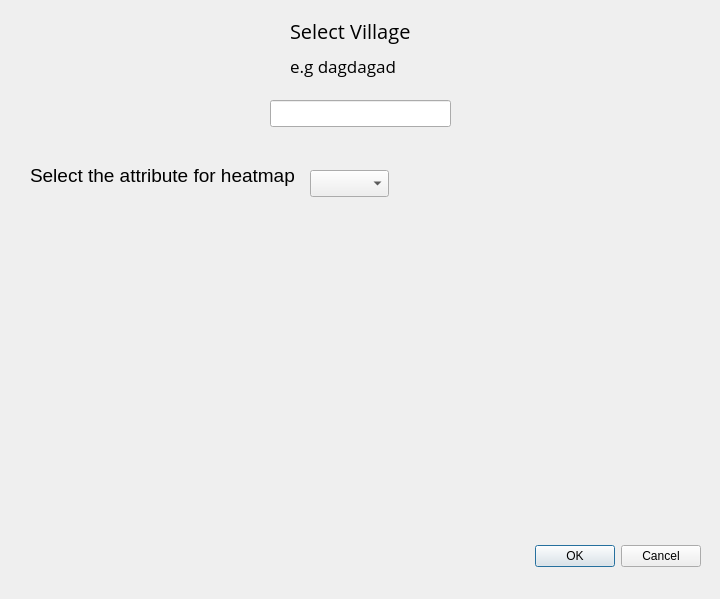
<?xml version="1.0" encoding="UTF-8"?>
<ui version="4.0">
 <class>heatmapDialogBase</class>
 <widget class="QDialog" name="heatmapDialogBase">
  <property name="geometry">
   <rect>
    <x>0</x>
    <y>0</y>
    <width>720</width>
    <height>599</height>
   </rect>
  </property>
  <property name="windowTitle">
   <string>heatmap</string>
  </property>
  <widget class="QDialogButtonBox" name="ok_button">
   <property name="geometry">
    <rect>
     <x>360</x>
     <y>540</y>
     <width>341</width>
     <height>32</height>
    </rect>
   </property>
   <property name="orientation">
    <enum>Qt::Horizontal</enum>
   </property>
   <property name="standardButtons">
    <set>QDialogButtonBox::Cancel|QDialogButtonBox::Ok</set>
   </property>
  </widget>
  <widget class="QLineEdit" name="village_in">
   <property name="geometry">
    <rect>
     <x>270</x>
     <y>100</y>
     <width>181</width>
     <height>27</height>
    </rect>
   </property>
  </widget>
  <widget class="QLabel" name="label_3">
   <property name="geometry">
    <rect>
     <x>290</x>
     <y>50</y>
     <width>141</width>
     <height>31</height>
    </rect>
   </property>
   <property name="font">
    <font>
     <family>Open Sans</family>
     <pointsize>13</pointsize>
    </font>
   </property>
   <property name="text">
    <string>e.g dagdagad</string>
   </property>
  </widget>
  <widget class="QLabel" name="label_village">
   <property name="geometry">
    <rect>
     <x>290</x>
     <y>10</y>
     <width>131</width>
     <height>41</height>
    </rect>
   </property>
   <property name="font">
    <font>
     <family>Open Sans</family>
     <pointsize>15</pointsize>
    </font>
   </property>
   <property name="mouseTracking">
    <bool>false</bool>
   </property>
   <property name="text">
    <string>Select Village</string>
   </property>
  </widget>
  <widget class="QLabel" name="label_attribute">
   <property name="geometry">
    <rect>
     <x>30</x>
     <y>160</y>
     <width>331</width>
     <height>31</height>
    </rect>
   </property>
   <property name="font">
    <font>
     <pointsize>14</pointsize>
    </font>
   </property>
   <property name="text">
    <string>Select the attribute for heatmap</string>
   </property>
  </widget>
  <widget class="QComboBox" name="combo_attributes">
   <property name="geometry">
    <rect>
     <x>310</x>
     <y>170</y>
     <width>79</width>
     <height>27</height>
    </rect>
   </property>
   <property name="editable">
    <bool>false</bool>
   </property>
   <property name="currentText">
    <string/>
   </property>
  </widget>
 </widget>
 <resources/>
 <connections>
  <connection>
   <sender>ok_button</sender>
   <signal>accepted()</signal>
   <receiver>heatmapDialogBase</receiver>
   <slot>accept()</slot>
   <hints>
    <hint type="sourcelabel">
     <x>20</x>
     <y>20</y>
    </hint>
    <hint type="destinationlabel">
     <x>20</x>
     <y>20</y>
    </hint>
   </hints>
  </connection>
  <connection>
   <sender>ok_button</sender>
   <signal>rejected()</signal>
   <receiver>heatmapDialogBase</receiver>
   <slot>reject()</slot>
   <hints>
    <hint type="sourcelabel">
     <x>20</x>
     <y>20</y>
    </hint>
    <hint type="destinationlabel">
     <x>20</x>
     <y>20</y>
    </hint>
   </hints>
  </connection>
 </connections>
</ui>
